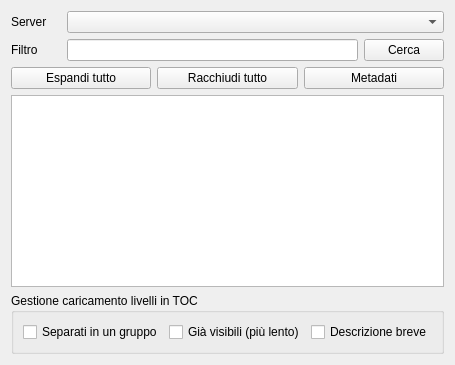
        <widget class="QWidget" name="tabCSW">
         <property name="enabled">
          <bool>true</bool>
         </property>
         <attribute name="title">
          <string>CSW</string>
         </attribute>
         <layout class="QVBoxLayout" name="verticalLayout_10">
          <item>
           <layout class="QHBoxLayout" name="horizontalLayout_23"/>
          </item>
          <item>
           <layout class="QHBoxLayout" name="horizontalLayout_26">
            <item>
             <widget class="QLabel" name="label_13">
              <property name="sizePolicy">
               <sizepolicy hsizetype="Fixed" vsizetype="Preferred">
                <horstretch>0</horstretch>
                <verstretch>0</verstretch>
               </sizepolicy>
              </property>
              <property name="minimumSize">
               <size>
                <width>50</width>
                <height>0</height>
               </size>
              </property>
              <property name="text">
               <string>Server</string>
              </property>
             </widget>
            </item>
            <item>
             <widget class="QComboBox" name="csw_cboCategory"/>
            </item>
           </layout>
          </item>
          <item>
           <layout class="QHBoxLayout" name="horizontalLayout_25">
            <item>
             <widget class="QLabel" name="label_14">
              <property name="sizePolicy">
               <sizepolicy hsizetype="Fixed" vsizetype="Preferred">
                <horstretch>0</horstretch>
                <verstretch>0</verstretch>
               </sizepolicy>
              </property>
              <property name="minimumSize">
               <size>
                <width>50</width>
                <height>0</height>
               </size>
              </property>
              <property name="text">
               <string>Filtro</string>
              </property>
             </widget>
            </item>
            <item>
             <widget class="QLineEdit" name="csw_txFiltro"/>
            </item>
            <item>
             <widget class="QPushButton" name="csw_btCerca">
              <property name="text">
               <string>Cerca</string>
              </property>
              <property name="autoDefault">
               <bool>false</bool>
              </property>
             </widget>
            </item>
           </layout>
          </item>
          <item>
           <layout class="QHBoxLayout" name="horizontalLayout_24">
            <item>
             <widget class="QPushButton" name="csw_btApriAlbero">
              <property name="text">
               <string>Espandi tutto</string>
              </property>
             </widget>
            </item>
            <item>
             <widget class="QPushButton" name="csw_btChiudiAlbero">
              <property name="text">
               <string>Racchiudi tutto</string>
              </property>
             </widget>
            </item>
            <item>
             <widget class="QPushButton" name="csw_btMetadati">
              <property name="text">
               <string>Metadati</string>
              </property>
             </widget>
            </item>
           </layout>
          </item>
          <item>
           <widget class="QTreeWidget" name="csw_treeWidget">
            <property name="headerHidden">
             <bool>true</bool>
            </property>
            <column>
             <property name="text">
              <string notr="true">1</string>
             </property>
            </column>
           </widget>
          </item>
          <item>
           <widget class="QGroupBox" name="groupBox_3">
            <property name="sizePolicy">
             <sizepolicy hsizetype="Preferred" vsizetype="Fixed">
              <horstretch>0</horstretch>
              <verstretch>0</verstretch>
             </sizepolicy>
            </property>
            <property name="minimumSize">
             <size>
              <width>0</width>
              <height>50</height>
             </size>
            </property>
            <property name="title">
             <string>Gestione caricamento livelli in TOC</string>
            </property>
            <layout class="QVBoxLayout" name="verticalLayout_7">
             <item>
              <layout class="QHBoxLayout" name="horizontalLayout_16">
               <item>
                <widget class="QCheckBox" name="csw_groupedCheck">
                 <property name="sizePolicy">
                  <sizepolicy hsizetype="Expanding" vsizetype="Fixed">
                   <horstretch>0</horstretch>
                   <verstretch>0</verstretch>
                  </sizepolicy>
                 </property>
                 <property name="text">
                  <string>Separati in un gruppo</string>
                 </property>
                </widget>
               </item>
               <item>
                <widget class="QCheckBox" name="csw_ckLayerAbilitati">
                 <property name="sizePolicy">
                  <sizepolicy hsizetype="Expanding" vsizetype="Fixed">
                   <horstretch>0</horstretch>
                   <verstretch>0</verstretch>
                  </sizepolicy>
                 </property>
                 <property name="minimumSize">
                  <size>
                   <width>110</width>
                   <height>0</height>
                  </size>
                 </property>
                 <property name="text">
                  <string>Già visibili (più lento)</string>
                 </property>
                 <property name="checked">
                  <bool>false</bool>
                 </property>
                </widget>
               </item>
               <item>
                <widget class="QCheckBox" name="csw_ckDescrizione">
                 <property name="sizePolicy">
                  <sizepolicy hsizetype="Expanding" vsizetype="Fixed">
                   <horstretch>0</horstretch>
                   <verstretch>0</verstretch>
                  </sizepolicy>
                 </property>
                 <property name="text">
                  <string>Descrizione breve</string>
                 </property>
                </widget>
               </item>
              </layout>
             </item>
            </layout>
            <zorder></zorder>
           </widget>
          </item>
         </layout>
        </widget>
